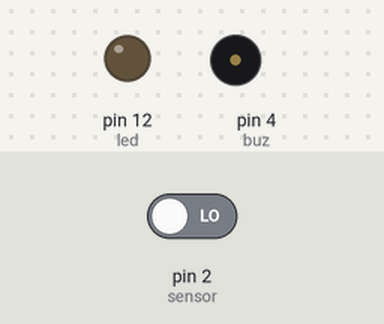
A sketch run on a simulated Arduino Uno, built with avr-gcc and run on an emulated ATmega328P. Parts: output pins drawn as LEDs (lit = HIGH), buzzer (waves = sounding, pin HIGH). Inputs (shaded band) come from the test bench; at power-on: pin 2 (sensor) LOW.

Above: at 1.2 s.
1.3 s: pin 2 (sensor) driven HIGH
At 2.0 s:
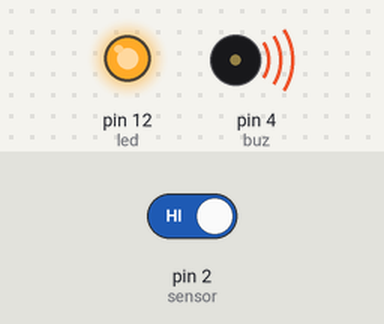
2.8 s: pin 2 (sensor) driven LOW
At 3.1 s:
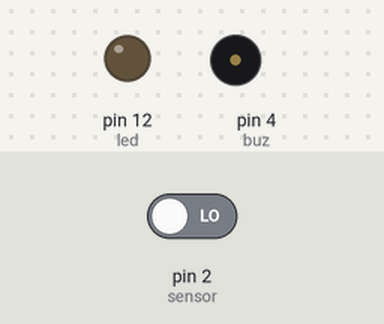
Timing chart, 0 to 5.8 s (numbered marks = the images above; inputs shaded):
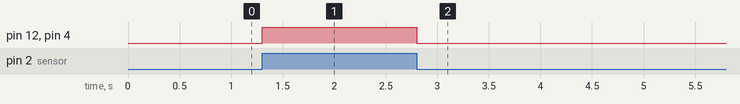

Measured:
- after the input at 1.3 s, pin 12 (led), pin 4 (buz): LOW → HIGH at once
- after the input at 2.8 s, pin 12 (led), pin 4 (buz): HIGH → LOW at once

The sketch:

Security_Alarm_System.ino
```cpp
#define sensor 2
#define led 12
#define buz 4
void setup() {
  pinMode(sensor, INPUT);
  pinMode(led, OUTPUT);
  pinMode(buz, OUTPUT);
}

void loop() {

int sen=digitalRead(sensor);
  if(sen==1){
    digitalWrite(led, HIGH);
    digitalWrite(buz, HIGH);
  }
  else if(sen==0)
  {
    digitalWrite(led, LOW);
    digitalWrite(buz, LOW);
  }

}
```
